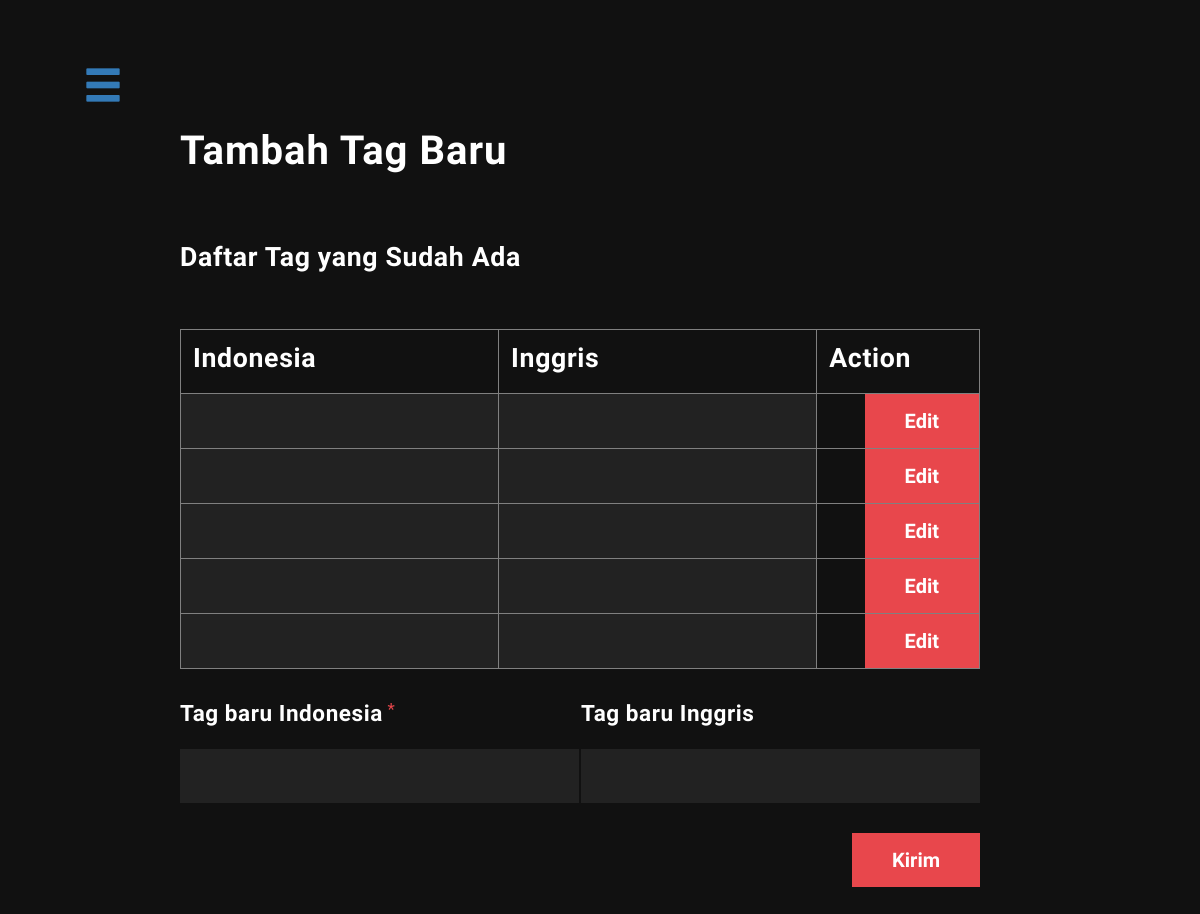
The app's page /masterPage/tag/insertTag.php with its own data.
### tables this page shows
CREATE TABLE `tag` (
  `tag_id` int(11) NOT NULL,
  `tag_status` tinyint(1) DEFAULT 1
);

### masterPage/tag/insertTag.php (the view, shortened to what this page needs)
<?php
    require("../config.php");
    $query = "SELECT * FROM tag";
    $listTag = $conn->query($query);
?>
<!DOCTYPE html>
<html lang="en">
<head>
    <link rel='stylesheet' href='https://maxcdn.bootstrapcdn.com/bootstrap/3.3.6/css/bootstrap.min.css'>
  <link rel="stylesheet" href="../themeCss.css">
</head>
<body>
  <div id="wrapper">
    <div id="page-content-wrapper">
      <div class="container-fluid">
        <div class="row">
          <div class="col-lg-12">
            <a href="#" class="btn" id="menu-toggle"><span class="glyphicon glyphicon-menu-hamburger"></span></a>
            <form action="#" method="post" class="form">
              <p class="field">
                <label class='label' for='title' style="font-size: 30pt;">Tambah Tag Baru</label>
              </p>
              <p class="field">
                <label class='label' for='title' style="font-size: 20pt;">Daftar Tag yang Sudah Ada</label>
              </p>
              <table border="1" class="field" style="color: white; text-align: center;">
                  <thead>
                    <tr style="width: auto;">
                      <td style="width: 25%;">
                        <label class='label' for='indo' style="font-size: 20pt; padding: 12px;">Indonesia</label>
                      </td>
                      <td style="width: 25%;">
                        <label class='label' for='ing' style="font-size: 20pt; padding: 12px;">Inggris</label>
                      </td>
                      <td style="color:blue;width: 10%;text-align: center;">
                        <label class='label' for='ing' style="font-size: 20pt; padding: 12px;">Action</label>
                      </td>
                    </tr>
                  </thead>
                  <tbody>
                      <?php
                      foreach ($listTag as $key => $value) {
                        ?>
                          <tr>
                            <td>
                              <input type="text" class="text-input" name="" value="<?=$value['tag_nama_1']?>" id="<?php echo "tag_1_".$value['tag_id']?>" disabled>
                            </td>
                            <td>
                              <input type="text" class="text-input" name="" value="<?=$value['tag_nama_2']?>" id="<?php echo "tag_2_".$value['tag_id']?>" disabled>
                            </td>
                            <td><button value="<?=$value['tag_id']?>" name="editBtn"class="editBtn button">Edit</button></td>
                          </tr>
                        <?php
                      }
                    ?>
                  </tbody>
                </table>
              <p class="field half required">
                  <label for="newTag" class="label required">Tag baru Indonesia</label>
                  <input type="text" class="text-input" name="newTag_1" id="">
              </p>
              <p class="field half">
                  <label for="newTag" class="label">Tag baru Inggris</label>
                  <input type="text" name="newTag_2" class="text-input" id="">
              </p>
              <p class='field'>
                <input class='button' type='submit' name="btnAdd" value='Kirim'>
              </p>
            </form>
          </div>
        </div>
      </div>
    </div>
  </div>
</body>
</html>

### masterPage/themeCss.css (style rules this page uses)
html { -webkit-font-smoothing: antialiased; }
body { background-color: #111111; font-family: "Titillium Web", sans-serif; }
.form .label, .form .checkbox-input + label, .form .option-input + label, .form .text-input, .form .textarea, .form .select, .customSelect, .form .message, .form .button { padding: 0.75em 1em; -webkit-appearance: none; -moz-appearance: none; appearance: none; outline: none; line-height: normal; border-radius: 0; border: none; background: none; display: block; }
.form .label { font-weight: bold; color: white; padding-top: 0; padding-left: 0; letter-spacing: 0.025em; font-size: 1.125em; line-height: 1.25; position: relative; z-index: 100; }
.required .form .label:after, .form .required .label:after { content: " *"; color: #E8474C; font-weight: normal; font-size: 0.75em; vertical-align: top; }
.form .checkbox-input + label, .form .option-input + label, .form .text-input, .form .textarea, .form .select, .customSelect { font: inherit; line-height: normal; width: 100%; box-sizing: border-box; background: #222222; color: white; position: relative; }
.form .checkbox-input + label:placeholder, .form .option-input + label:placeholder, .form .text-input:placeholder, .form .textarea:placeholder, .form .select:placeholder, .customSelect:placeholder { color: white; }
.form .button { font: inherit; line-height: normal; cursor: pointer; background: #E8474C; color: white; font-weight: bold; width: auto; margin-left: auto; font-weight: bold; padding-left: 2em; padding-right: 2em; }
body { padding: 2em; font-size: 20px; }
.form { max-width: 40em; margin: 0 auto; position: relative; display: flex; flex-flow: row wrap; justify-content: space-between; align-items: flex-end; }
.form .field { width: 100%; margin: 0 0 1.5em 0; }
@media screen and (min-width: 40em) { .form .field.half { width: calc(50% - 1px); } }
.label { text-align: left; }
#page-content-wrapper { width: 90%; position: absolute; padding:15px; transition:all .5s; }
#menu-toggle { transition:all .3s; font-size:2em; }

### records on screen
tag: $value['tag_id'] 1 (drawn)
tag: $value['tag_id'] 2 (drawn)
tag: $value['tag_id'] 3 (drawn)
tag: $value['tag_id'] 4 (drawn)
tag: $value['tag_id'] 5 (drawn)
